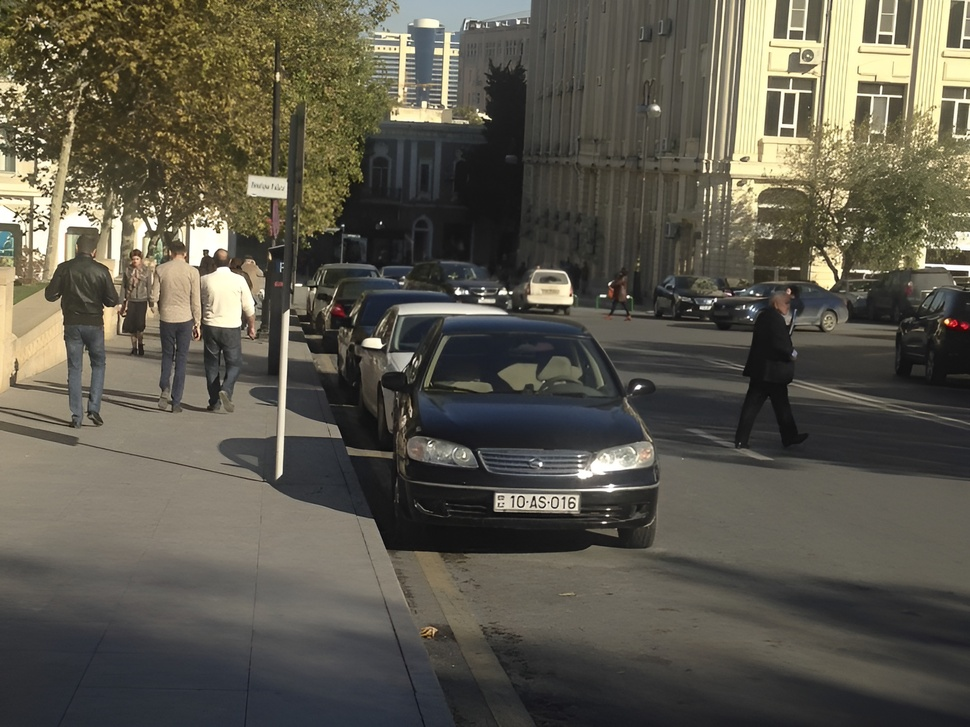
#> input picture car1.jpg, 970 x 727 px, shrunk from 3200 x 2400 before the run
$ python main.py
#> lines starting #> are read from the running program, lines starting #| are printed output that depends on the picture; after the words box and inside, x2 and y2 are one past the last pixel; in counts of white or black regions, pixels touching at a corner belong together
import cv2
from matplotlib import pyplot as plt
import numpy as np
import imutils
import easyocr

# 1. İlk olaraq şəkil faylını Image, Grayscale, Blur rejimində oxuyuruq
img = cv2.imread('car1.jpg')
#> img is the input picture: shape (727, 970, 3); mean B, G, R 76.4, 88.2, 91.7
gray = cv2.cvtColor(img, cv2.COLOR_BGR2GRAY)
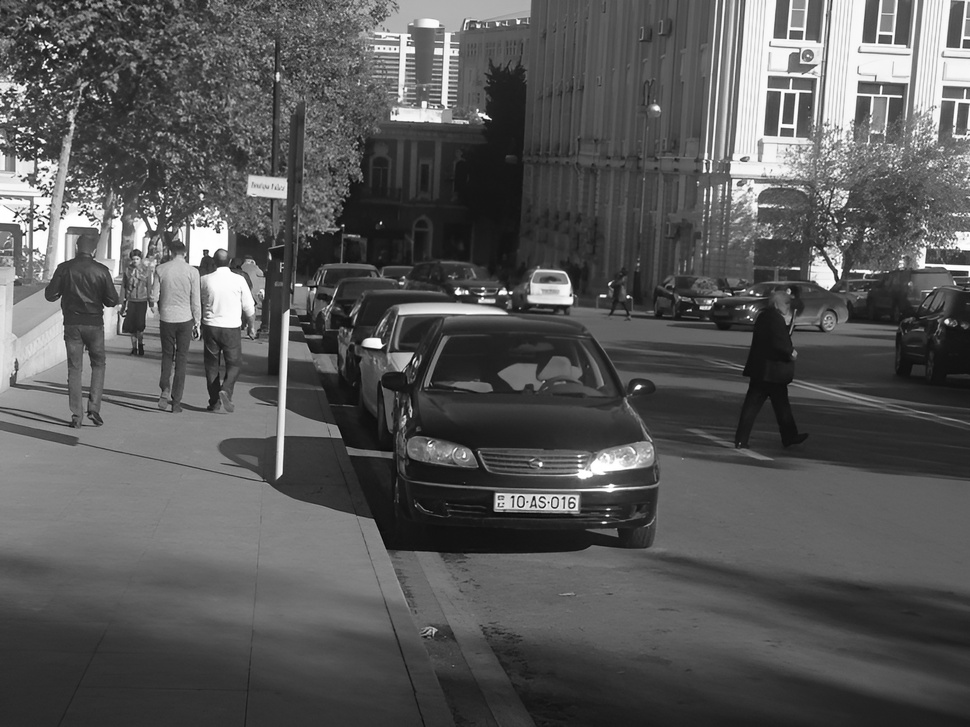
#> gray: shape (727, 970); min 2, max 255, mean 87.9
plt.imshow(cv2.cvtColor(gray, cv2.COLOR_BGR2RGB))

# 2. Sonra filtr tətbiq edirik və lokalizasiya üçün səkildə nömrənin sərhədlərini tapıriq
bfilter = cv2.bilateralFilter(gray, 11, 17, 17) # Noise azaldılması
edged = cv2.Canny(bfilter, 30, 200) #Sərhədlərin aşkarlanması
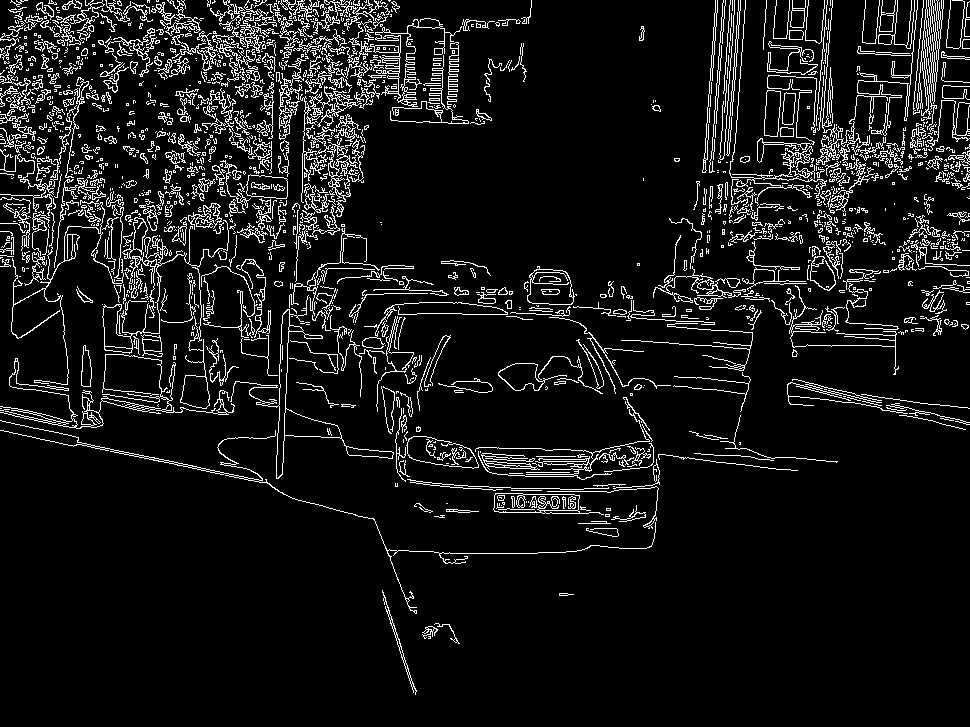
#> edged: shape (727, 970); 8.4% white in thin lines or dots
plt.imshow(cv2.cvtColor(edged, cv2.COLOR_BGR2RGB))

# 3. Konturları tapırıq və maska tətbiq edirik
keypoints = cv2.findContours(edged.copy(), cv2.RETR_TREE, cv2.CHAIN_APPROX_SIMPLE)
#> keypoints = 2725 contours, 2290 with area under 20; largest, box (x1, y1, x2, y2) and area: (230, 295, 394, 479) 2567, (493, 493, 604, 515) 1572, (406, 436, 479, 469) 1530, (407, 436, 479, 469) 1514, (527, 266, 575, 305) 1370
contours = imutils.grab_contours(keypoints)
#> contours has the same summary as keypoints
contours = sorted(contours, key=cv2.contourArea, reverse=True)[:10]
#> contours = 10 contours; largest, box (x1, y1, x2, y2) and area: (230, 295, 394, 479) 2567, (493, 493, 604, 515) 1572, (406, 436, 479, 469) 1530, (407, 436, 479, 469) 1514, (527, 266, 575, 305) 1370

location = None
for contour in contours:
    approx = cv2.approxPolyDP(contour, 10, True)
    if len(approx) == 4:
        location = approx
        break
#> this loop made 3 passes
#> location on pass 3: [[408, 439], [413, 459], [478, 467], [462, 445]]


mask = np.zeros(gray.shape, np.uint8)
new_image = cv2.drawContours(mask, [location], 0,255, -1)
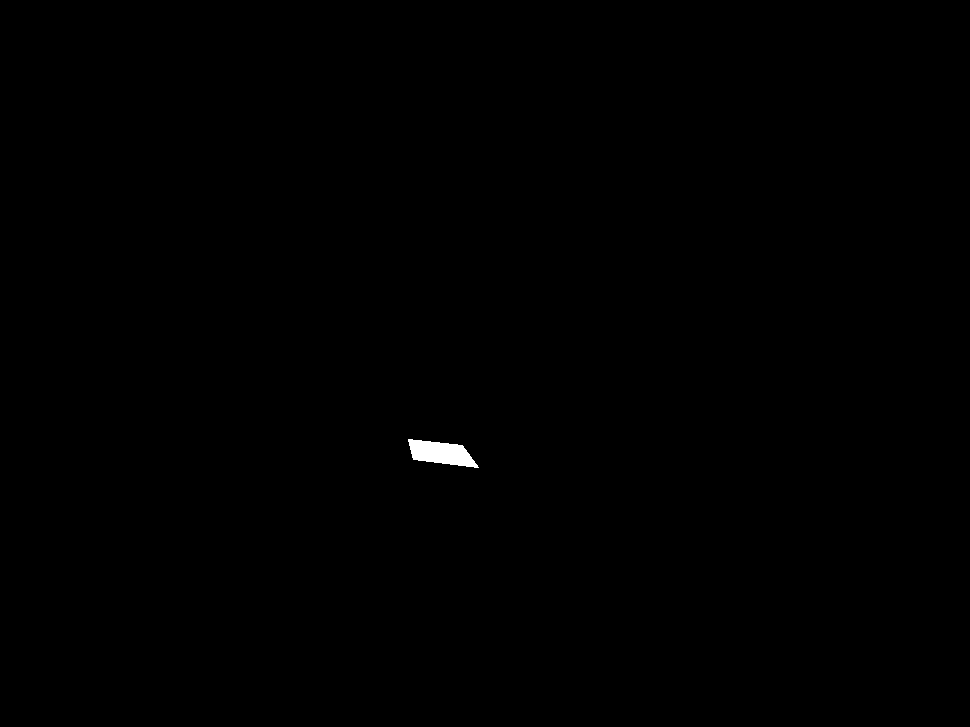
#> new_image: shape (727, 970); 0.18% white; 1 white region, box (x1, y1, x2, y2) and area: (408, 439, 479, 468) 1260
new_image = cv2.bitwise_and(img, img, mask=mask)
#> new_image: shape (727, 970, 3)

(x,y) = np.where(mask==255)
#> x = 1260 values from 439 to 467; y = 1260 values, max 478 at index 1259, min 408 at index 0, mean 440.6
(x1, y1) = (np.min(x), np.min(y))
#> x1 = 439; y1 = 408
(x2, y2) = (np.max(x), np.max(y))
#> x2 = 467; y2 = 478
cropped_image = gray[x1:x2+1, y1:y2+1]
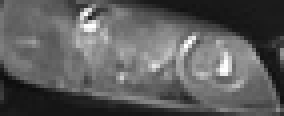
#> cropped_image: shape (29, 71) (shown 4 times larger); min 12, max 255, mean 93


# 4. Nömrəni oxumaq üçün Easy OCR istifadə edirik
#> (the run stopped early here; a loop or call above may not have finished)
